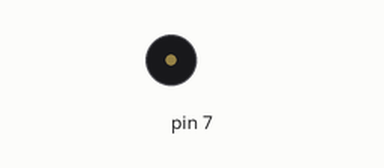
Recording of a sketch running on a simulated Arduino Uno, built with avr-gcc and run on an emulated ATmega328P. Parts: buzzer (waves = sounding).

Above: at 0.1 s.
Timing chart, 0 to 1.6 s (numbered marks = the images above):
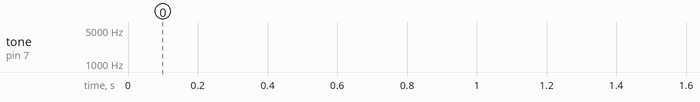

The sketch:

11_Codigo.ino
```cpp
// OBS: não use fones no maximo, mantenha distancia se usar

float seno;
float tom;

void setup()
{
  pinMode(7, OUTPUT);
}

void loop()
{
  for( int x=0; x<180; x++){  //usa seno para uma função senoidal
  seno = (sin(x*(3.1416/180)));
  tom = 2000+(int(seno*1000)); //criar o som a partir da função seno

  tone(7, tom);
  delay(2);
  }
}
```
